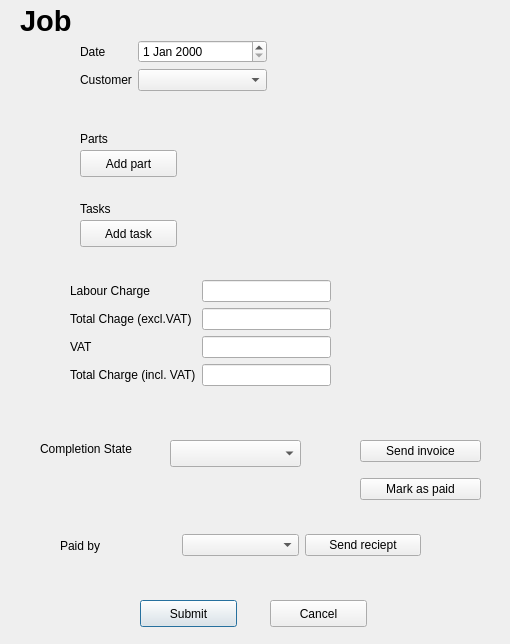
<?xml version="1.0" encoding="UTF-8"?>
<ui version="4.0">
 <class>JobNew</class>
 <widget class="QDialog" name="JobNew">
  <property name="geometry">
   <rect>
    <x>0</x>
    <y>0</y>
    <width>510</width>
    <height>644</height>
   </rect>
  </property>
  <property name="windowTitle">
   <string>Dialog</string>
  </property>
  <widget class="QWidget" name="formLayoutWidget">
   <property name="geometry">
    <rect>
     <x>80</x>
     <y>40</y>
     <width>187</width>
     <height>71</height>
    </rect>
   </property>
   <layout class="QFormLayout" name="formLayout_dateCustomer">
    <item row="0" column="0">
     <widget class="QLabel" name="label_date">
      <property name="text">
       <string>Date</string>
      </property>
     </widget>
    </item>
    <item row="0" column="1">
     <widget class="QDateEdit" name="dateEdit_date"/>
    </item>
    <item row="1" column="0">
     <widget class="QLabel" name="label_customer">
      <property name="text">
       <string>Customer</string>
      </property>
     </widget>
    </item>
    <item row="1" column="1">
     <widget class="QComboBox" name="comboBox_customer"/>
    </item>
   </layout>
  </widget>
  <widget class="QWidget" name="formLayoutWidget_2">
   <property name="geometry">
    <rect>
     <x>70</x>
     <y>280</y>
     <width>261</width>
     <height>128</height>
    </rect>
   </property>
   <layout class="QFormLayout" name="formLayout_charges">
    <item row="0" column="0">
     <widget class="QLabel" name="label_labourCharge">
      <property name="text">
       <string>Labour Charge</string>
      </property>
     </widget>
    </item>
    <item row="1" column="0">
     <widget class="QLabel" name="label_totalChargeExclVat">
      <property name="text">
       <string>Total Chage (excl.VAT)</string>
      </property>
     </widget>
    </item>
    <item row="2" column="0">
     <widget class="QLabel" name="label_vat">
      <property name="text">
       <string>VAT</string>
      </property>
     </widget>
    </item>
    <item row="3" column="0">
     <widget class="QLabel" name="label_totalChargeInclVat">
      <property name="text">
       <string>Total Charge (incl. VAT)</string>
      </property>
     </widget>
    </item>
    <item row="0" column="1">
     <widget class="QLineEdit" name="lineEdit_labourCharge"/>
    </item>
    <item row="1" column="1">
     <widget class="QLineEdit" name="lineEdit_totalChargeExclVat"/>
    </item>
    <item row="2" column="1">
     <widget class="QLineEdit" name="lineEdit_vat"/>
    </item>
    <item row="3" column="1">
     <widget class="QLineEdit" name="lineEdit_totalChargeInclVat"/>
    </item>
   </layout>
  </widget>
  <widget class="QPushButton" name="pushButton_submit">
   <property name="geometry">
    <rect>
     <x>140</x>
     <y>600</y>
     <width>97</width>
     <height>27</height>
    </rect>
   </property>
   <property name="text">
    <string>Submit</string>
   </property>
  </widget>
  <widget class="QPushButton" name="pushButton_cancel">
   <property name="geometry">
    <rect>
     <x>270</x>
     <y>600</y>
     <width>97</width>
     <height>27</height>
    </rect>
   </property>
   <property name="text">
    <string>Cancel</string>
   </property>
  </widget>
  <widget class="QLabel" name="label_part">
   <property name="geometry">
    <rect>
     <x>80</x>
     <y>130</y>
     <width>41</width>
     <height>17</height>
    </rect>
   </property>
   <property name="text">
    <string>Parts</string>
   </property>
  </widget>
  <widget class="QPushButton" name="pushButton_addPart">
   <property name="geometry">
    <rect>
     <x>80</x>
     <y>150</y>
     <width>97</width>
     <height>27</height>
    </rect>
   </property>
   <property name="text">
    <string>Add part</string>
   </property>
  </widget>
  <widget class="QLabel" name="label_tasks">
   <property name="geometry">
    <rect>
     <x>80</x>
     <y>200</y>
     <width>41</width>
     <height>17</height>
    </rect>
   </property>
   <property name="text">
    <string>Tasks</string>
   </property>
  </widget>
  <widget class="QPushButton" name="pushButton_addTask">
   <property name="geometry">
    <rect>
     <x>80</x>
     <y>220</y>
     <width>97</width>
     <height>27</height>
    </rect>
   </property>
   <property name="text">
    <string>Add task</string>
   </property>
  </widget>
  <widget class="QLabel" name="label_completionState">
   <property name="geometry">
    <rect>
     <x>40</x>
     <y>440</y>
     <width>121</width>
     <height>17</height>
    </rect>
   </property>
   <property name="text">
    <string>Completion State</string>
   </property>
  </widget>
  <widget class="QComboBox" name="comboBox_completionState">
   <property name="geometry">
    <rect>
     <x>170</x>
     <y>440</y>
     <width>131</width>
     <height>27</height>
    </rect>
   </property>
  </widget>
  <widget class="QWidget" name="verticalLayoutWidget">
   <property name="geometry">
    <rect>
     <x>360</x>
     <y>430</y>
     <width>121</width>
     <height>80</height>
    </rect>
   </property>
   <layout class="QVBoxLayout" name="verticalLayout">
    <item>
     <widget class="QPushButton" name="pushButton_3">
      <property name="text">
       <string>Send invoice</string>
      </property>
     </widget>
    </item>
    <item>
     <widget class="QPushButton" name="pushButton_4">
      <property name="text">
       <string>Mark as paid</string>
      </property>
     </widget>
    </item>
   </layout>
  </widget>
  <widget class="QWidget" name="horizontalLayoutWidget">
   <property name="geometry">
    <rect>
     <x>60</x>
     <y>530</y>
     <width>361</width>
     <height>31</height>
    </rect>
   </property>
   <layout class="QHBoxLayout" name="horizontalLayout_paidBy">
    <item>
     <widget class="QLabel" name="label_paidBy">
      <property name="text">
       <string>Paid by</string>
      </property>
     </widget>
    </item>
    <item>
     <widget class="QComboBox" name="comboBox_paidBy"/>
    </item>
    <item>
     <widget class="QPushButton" name="pushButton_sendReciept">
      <property name="text">
       <string>Send reciept</string>
      </property>
     </widget>
    </item>
   </layout>
  </widget>
  <widget class="QLabel" name="label_job">
   <property name="geometry">
    <rect>
     <x>20</x>
     <y>10</y>
     <width>51</width>
     <height>21</height>
    </rect>
   </property>
   <property name="font">
    <font>
     <pointsize>22</pointsize>
     <weight>75</weight>
     <bold>true</bold>
    </font>
   </property>
   <property name="text">
    <string>Job</string>
   </property>
  </widget>
 </widget>
 <resources/>
 <connections/>
</ui>
